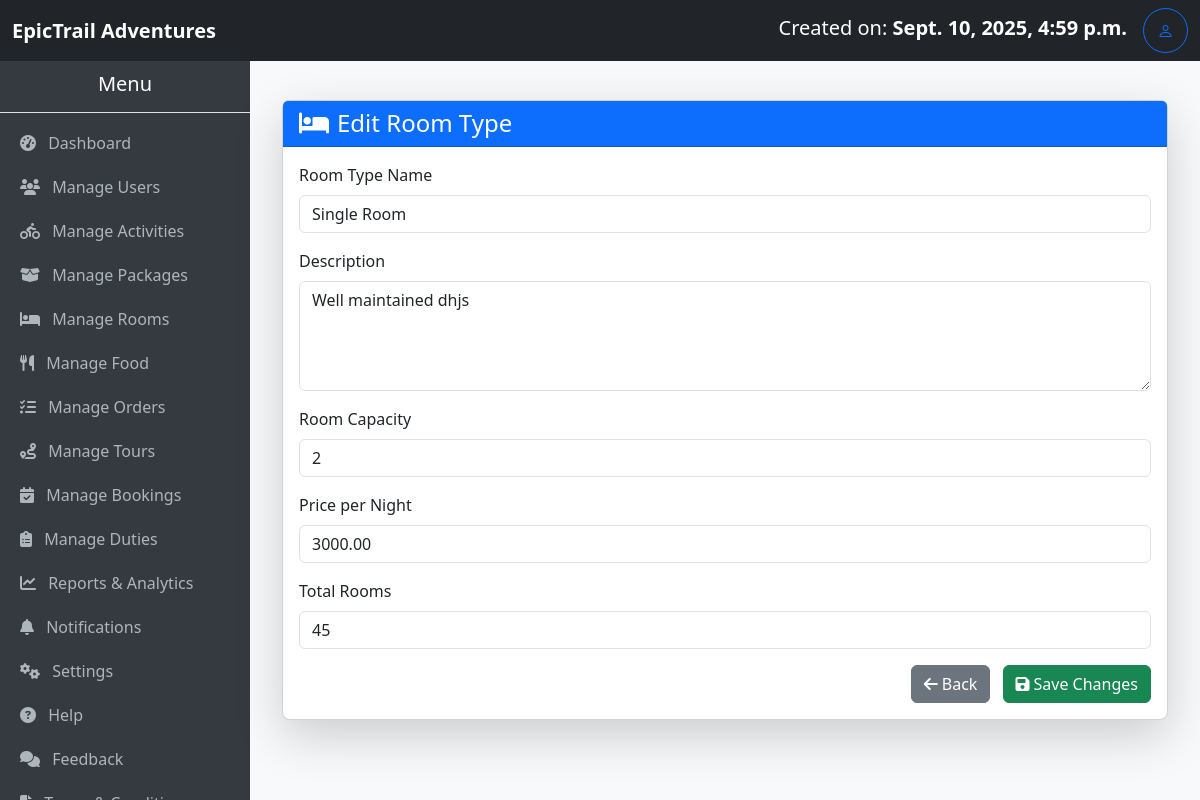
The app's page /room-type/edit/6/ (signed in) with its own data.
### myApp/models.py (models this page shows, shortened)
class RoomType(models.Model):
    name = models.CharField(max_length=100, unique=True)
    description = models.TextField(blank=True)
    capacity = models.PositiveIntegerField(help_text="Maximum number of guests")
    price_per_night = models.DecimalField(max_digits=8, decimal_places=2)
    total_rooms = models.PositiveIntegerField(default=1, help_text="Total rooms available for this type")
    available = models.BooleanField(default=True)

### myApp/views.py (the view, shortened to what this page needs)
# urls.py: path('room-type/edit/<int:pk>/', views.edit_room_type, name='edit_room_type'),
@login_required
@user_passes_test(admin_required)
def edit_room_type(request, pk):
    room_type = get_object_or_404(RoomType, pk=pk)
    return render(request, 'room.type.edit.html', {'room_type': room_type})

### myApp/context_processors.py (called while the page is built)
def total_users(request):
    return {'total_users': User.objects.count()}

def total_bookings(request):
    return {'total_bookings': Booking.objects.count()}

def total_amount(request):
    total = 0
    if request.user.is_authenticated:
        bookings = Booking.objects.all()#filter(user=request.user)
        total = sum(booking.amount_required for booking in bookings)
    return {'total_amount': total}

def total_cost(request):
    if not request.user.is_authenticated:
        return {
            'user_bookings': [],
            'user_total_amount': 0,
        }
    bookings = Booking.objects.filter(user=request.user).prefetch_related(
        'activities', 'packages', 'rooms', 'food', 'tours'
    )
    total_amount = sum(b.amount_required for b in bookings)
    return {
        'user_bookings': bookings,
        'user_total_amount': total_amount,
    }

### myApp/models.py (called while the page is built)
    @property
    def nights_spent(self):
        if self.check_in and self.check_out:
            nights = (self.check_out - self.check_in).days
            return nights if nights > 0 else 1  # Minimum of 1 night for same-day bookings
        return 1

### myApp/views.py (called while the page is built)
def admin_required(user):
    return user.is_authenticated and user.is_superuser

### myApp/templates/room.type.edit.html (shortened to what this page needs)
{% extends 'base.admin.html' %} {% block title %}Edit Room Type{% endblock %} {% block content %}
<div class="container mt-4">
    <div class="card shadow-lg rounded-3">
        <div class="card-header bg-primary text-white">
            <h4 class="mb-0">
                <i class="fas fa-bed me-2"></i>Edit Room Type
            </h4>
        </div>
        <div class="card-body">
            <form method="POST" action="">
                <div class="mb-3">
                    <label for="name" class="form-label">Room Type Name</label>
                    <input type="text" class="form-control" id="name" name="name" value="{{ room_type.name }}" placeholder="Enter room type name" required>
                </div>
                <div class="mb-3">
                    <label for="description" class="form-label">Description</label>
                    <textarea class="form-control" id="description" name="description" rows="4" placeholder="Enter description">{{ room_type.description }}</textarea>
                </div>
                <div class="mb-3">
                    <label for="name" class="form-label">Room Capacity</label>
                    <input type="text" class="form-control" id="capacity" name="capacity" value="{{ room_type.capacity }}" placeholder="Enter room type name" required>
                </div>
                <div class="mb-3">
                    <label for="price" class="form-label">Price per Night</label>
                    <input type="number" class="form-control" id="price_per_night" name="price_per_night" value="{{ room_type.price_per_night }}" placeholder="Enter price" required>
                </div>
                <div class="mb-3">
                    <label for="total_rooms" class="form-label">Total Rooms</label>
                    <input type="number" class="form-control" id="total_rooms" name="total_rooms" value="{{ room_type.total_rooms }}" placeholder="Enter Capacity" required>
                </div>
                <div class="text-end">
                    <a href="{% url 'room_types' %}" class="btn btn-secondary me-2">
                        <i class="fas fa-arrow-left me-1"></i>Back
                    </a>
                    <button type="submit" class="btn btn-success">
            <i class="fas fa-save me-1"></i>Save Changes
          </button>
                </div>
            </form>
        </div>
    </div>
</div>
{% endblock %}

### myApp/templates/base.admin.html (shortened to what this page needs)
<!DOCTYPE html>
<html lang="en">
<head>
    <link href="https://cdn.jsdelivr.net/npm/bootstrap@5.3.3/dist/css/bootstrap.min.css" rel="stylesheet">
    <link rel="stylesheet" href="https://cdn.jsdelivr.net/npm/bootstrap-icons@1.11.3/font/bootstrap-icons.css">
    <link rel="stylesheet" href="https://cdnjs.cloudflare.com/ajax/libs/font-awesome/6.5.2/css/all.min.css">
</head>
<body>
    <nav class="navbar navbar-expand-lg navbar-dark bg-dark">
        <div class="container-fluid">
            <a class="navbar-brand" href="#"><strong>EpicTrail Adventures</strong></a>
            <div class="d-flex">
                <a class="navbar-brand" href="#"> Created on: <strong>{{ user.date_joined }}</strong></a>
                <a href="#" class="btn btn-outline-primary rounded-circle d-flex align-items-center justify-content-center" style="width: 45px; height: 45px;" title="Manage Profile">
                    <i class="bi bi-person"></i>
                </a>
            </div>
        </div>
    </nav>
    <div class="sidebar">
        <h5 class="text-center py-3 border-bottom">Menu</h5>
        <a href="{% url 'admin_dashboard' %}"><i class="fas fa-tachometer-alt me-2"></i> Dashboard</a>
        <a href="{% url 'users' %}"><i class="fas fa-users me-2"></i> Manage Users</a>
        <a href="{% url 'activity_list' %}"><i class="fas fa-biking me-2"></i> Manage Activities</a>
        <a href="{% url 'list_packages' %}"><i class="fas fa-box-open me-2"></i> Manage Packages</a>
        <a href="{% url 'list_rooms' %}"><i class="fas fa-bed me-2"></i> Manage Rooms</a>
        <a href="{% url 'food_list' %}"><i class="fas fa-utensils me-2"></i> Manage Food</a>
        <a href="{% url 'manage_orders' %}"><i class="fas fa-tasks me-2"></i> Manage Orders</a>
        <a href="{% url 'tours' %}"><i class="fas fa-route me-2"></i> Manage Tours</a>
        <a href="{% url 'booking_list' %}"><i class="fas fa-calendar-check me-2"></i> Manage Bookings</a>
        <a href="{% url 'duties' %}"><i class="fas fa-clipboard-list me-2"></i> Manage Duties</a>
        <a href="{% url 'reports_analytics' %}"><i class="fas fa-chart-line me-2"></i> Reports & Analytics</a>
        <a href="{% url 'notifications' %}"><i class="fas fa-bell me-2"></i> Notifications</a>
        <a href="{% url 'system_settings' %}"><i class="fas fa-cogs me-2"></i> Settings</a>
        <a href="#"><i class="fas fa-question-circle me-2"></i> Help</a>
        <a href="#"><i class="fas fa-comments me-2"></i> Feedback</a>
        <a href="#"><i class="fas fa-file-alt me-2"></i> Terms & Conditions</a>
    </div>
    <div class="content">
        {% block content %}{% endblock %}
    </div>
</body>
</html>

### myApp/templates/base.admin.html (style rules this page uses)
body { margin: 0; padding: 0; }
.navbar { position: fixed; top: 0; left: 0; width: 100%; z-index: 1030; }
.sidebar { position: fixed; top: 56px; left: 0; width: 250px; height: calc(100vh - 56px); background-color: #343a40; color: #fff; overflow-y: auto; }
.sidebar a { color: #adb5bd; text-decoration: none; display: block; padding: 10px 20px; }
.content { margin-top: 56px; margin-left: 250px; padding: 20px; background-color: #f8f9fa; min-height: calc(100vh - 56px); }

### records on screen
RoomType: name "Single Room", description "Well maintained dhjs", capacity "2", price_per_night "3000.00", total_rooms "45"

### other values on screen
{{ user.date_joined }} "Sept. 10, 2025, 4:59 p.m."
